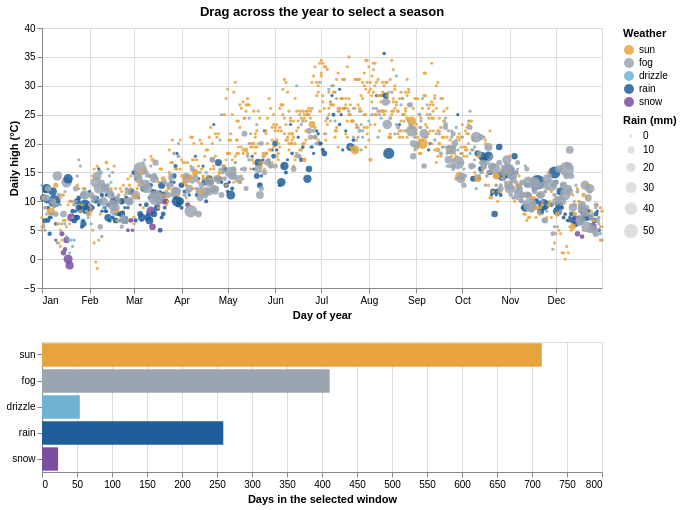

This figure's notebook cell:
### Markdown cell above
# Figure: Seattle weather, 2012 to 2015

### Code cell
#| label: fig-rain
import csv
import altair as alt, vl_convert as vlc
from IPython.display import display

with open("data/seattle-weather.csv") as f:
    rows = [
        {**r, **{k: float(r[k]) for k in ("precipitation", "temp_max", "temp_min", "wind")}}
        for r in csv.DictReader(f)
    ]

kinds = ["sun", "fog", "drizzle", "rain", "snow"]
palette = ["#e7a33e", "#9aa5b1", "#6fb3d2", "#1f5f99", "#7b4fa0"]
color = alt.Color("weather:N", scale=alt.Scale(domain=kinds, range=palette), title="Weather")

brush = alt.selection_interval(encodings=["x"], name="window")
pick = alt.selection_point(fields=["weather"], bind="legend", name="kind")

days = (
    alt.Chart()
    .mark_circle(size=28)
    .encode(
        x=alt.X("monthdate(date):T", title="Day of year", axis=alt.Axis(format="%b")),
        y=alt.Y("temp_max:Q", title="Daily high (°C)"),
        size=alt.Size("precipitation:Q", title="Rain (mm)", scale=alt.Scale(range=[10, 220])),
        color=alt.condition(brush & pick, color, alt.value("#d9d9d9")),
        opacity=alt.condition(pick, alt.value(0.85), alt.value(0.15)),
        tooltip=[
            alt.Tooltip("date:T", title="Date", format="%d %b %Y"),
            alt.Tooltip("weather:N", title="Weather"),
            alt.Tooltip("precipitation:Q", title="Rain (mm)"),
            alt.Tooltip("temp_max:Q", title="High (°C)"),
            alt.Tooltip("temp_min:Q", title="Low (°C)"),
        ],
    )
    .add_params(brush, pick)
    .properties(width=560, height=260, title="Drag across the year to select a season")
)

counts = (
    alt.Chart()
    .mark_bar()
    .encode(
        x=alt.X("count():Q", title="Days in the selected window"),
        y=alt.Y("weather:N", sort=kinds, title=None),
        color=color,
        tooltip=[alt.Tooltip("weather:N", title="Weather"), alt.Tooltip("count():Q", title="Days")],
    )
    .transform_filter(brush)
    .properties(width=560, height=130)
)

chart = alt.vconcat(days, counts, data=alt.Data(values=rows))

display(
    {
        "text/html": chart._repr_mimebundle_(None, None)["text/html"],  # web: interactive
        "image/svg+xml": vlc.vegalite_to_svg(chart.to_json()),          # PDF: static, vector
    },
    raw=True,
)

### Figure 1 — Vega-Lite specification as saved in the notebook (floating-point values rounded to 4 significant figures; data arrays with more than 128 entries replaced by an {"elided": "..."} marker saying what was removed)
{"config": {"view": {"continuousWidth": 300, "continuousHeight": 300}}, "vconcat": [{"mark": {"type": "circle", "size": 28}, "encoding": {"color": {"condition": {"test": {"and": [{"param": "window"}, {"param": "kind"}]}, "field": "weather", "scale": {"domain": ["sun", "fog", "drizzle", "rain", "snow"], "range": ["#e7a33e", "#9aa5b1", "#6fb3d2", "#1f5f99", "#7b4fa0"]}, "title": "Weather", "type": "nominal"}, "value": "#d9d9d9"}, "opacity": {"condition": {"param": "kind", "value": 0.85}, "value": 0.15}, "size": {"field": "precipitation", "scale": {"range": [10, 220]}, "title": "Rain (mm)", "type": "quantitative"}, "tooltip": [{"field": "date", "format": "%d %b %Y", "title": "Date", "type": "temporal"}, {"field": "weather", "title": "Weather", "type": "nominal"}, {"field": "precipitation", "title": "Rain (mm)", "type": "quantitative"}, {"field": "temp_max", "title": "High (°C)", "type": "quantitative"}, {"field": "temp_min", "title": "Low (°C)", "type": "quantitative"}], "x": {"axis": {"format": "%b"}, "field": "date", "timeUnit": "monthdate", "title": "Day of year", "type": "temporal"}, "y": {"field": "temp_max", "title": "Daily high (°C)", "type": "quantitative"}}, "height": 260, "name": "view_1", "title": "Drag across the year to select a season", "width": 560}, {"mark": {"type": "bar"}, "encoding": {"color": {"field": "weather", "scale": {"domain": ["sun", "fog", "drizzle", "rain", "snow"], "range": ["#e7a33e", "#9aa5b1", "#6fb3d2", "#1f5f99", "#7b4fa0"]}, "title": "Weather", "type": "nominal"}, "tooltip": [{"field": "weather", "title": "Weather", "type": "nominal"}, {"aggregate": "count", "title": "Days", "type": "quantitative"}], "x": {"aggregate": "count", "title": "Days in the selected window", "type": "quantitative"}, "y": {"field": "weather", "sort": ["sun", "fog", "drizzle", "rain", "snow"], "title": null, "type": "nominal"}}, "height": 130, "transform": [{"filter": {"param": "window"}}], "width": 560}], "data": {"values": {"elided": "1461 records"}}, "params": [{"name": "window", "select": {"type": "interval", "encodings": ["x"]}, "views": ["view_1"]}, {"name": "kind", "select": {"type": "point", "fields": ["weather"]}, "bind": "legend", "views": ["view_1"]}], "$schema": "https://vega.github.io/schema/vega-lite/v5.20.1.json"}
